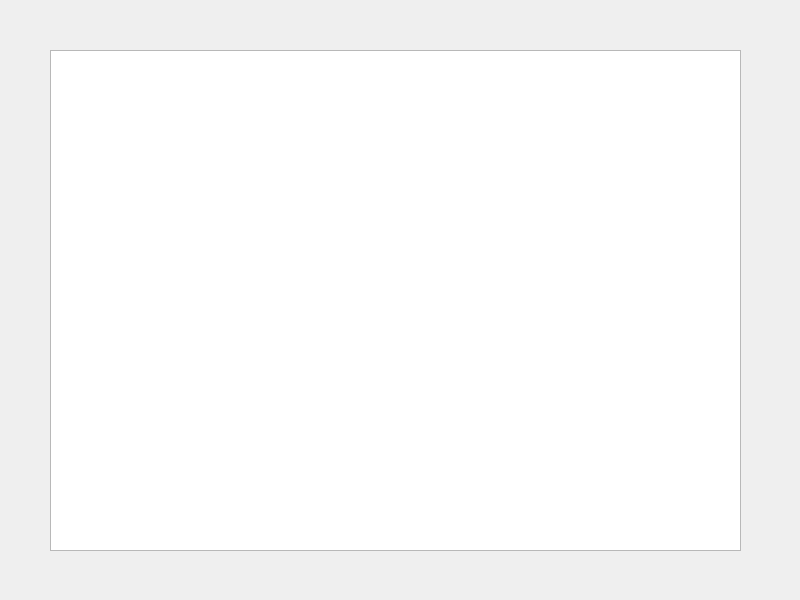
<?xml version="1.0" encoding="UTF-8"?>
<ui version="4.0">
 <class>Widget</class>
 <widget class="QWidget" name="Widget">
  <property name="geometry">
   <rect>
    <x>0</x>
    <y>0</y>
    <width>800</width>
    <height>600</height>
   </rect>
  </property>
  <property name="windowTitle">
   <string>Widget</string>
  </property>
  <widget class="QListWidget" name="listWidget">
   <property name="geometry">
    <rect>
     <x>50</x>
     <y>50</y>
     <width>691</width>
     <height>501</height>
    </rect>
   </property>
  </widget>
 </widget>
 <resources/>
 <connections/>
</ui>
